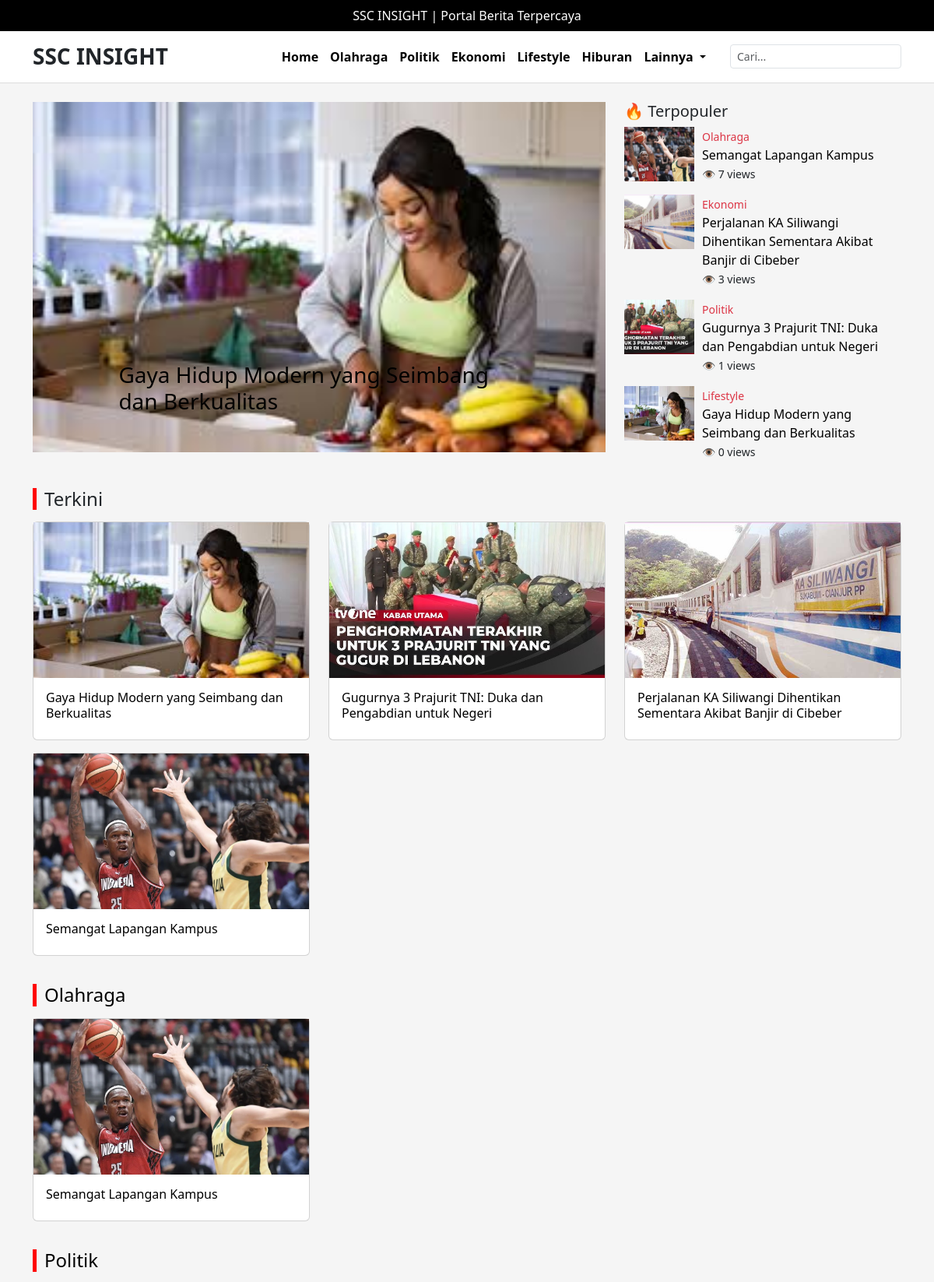
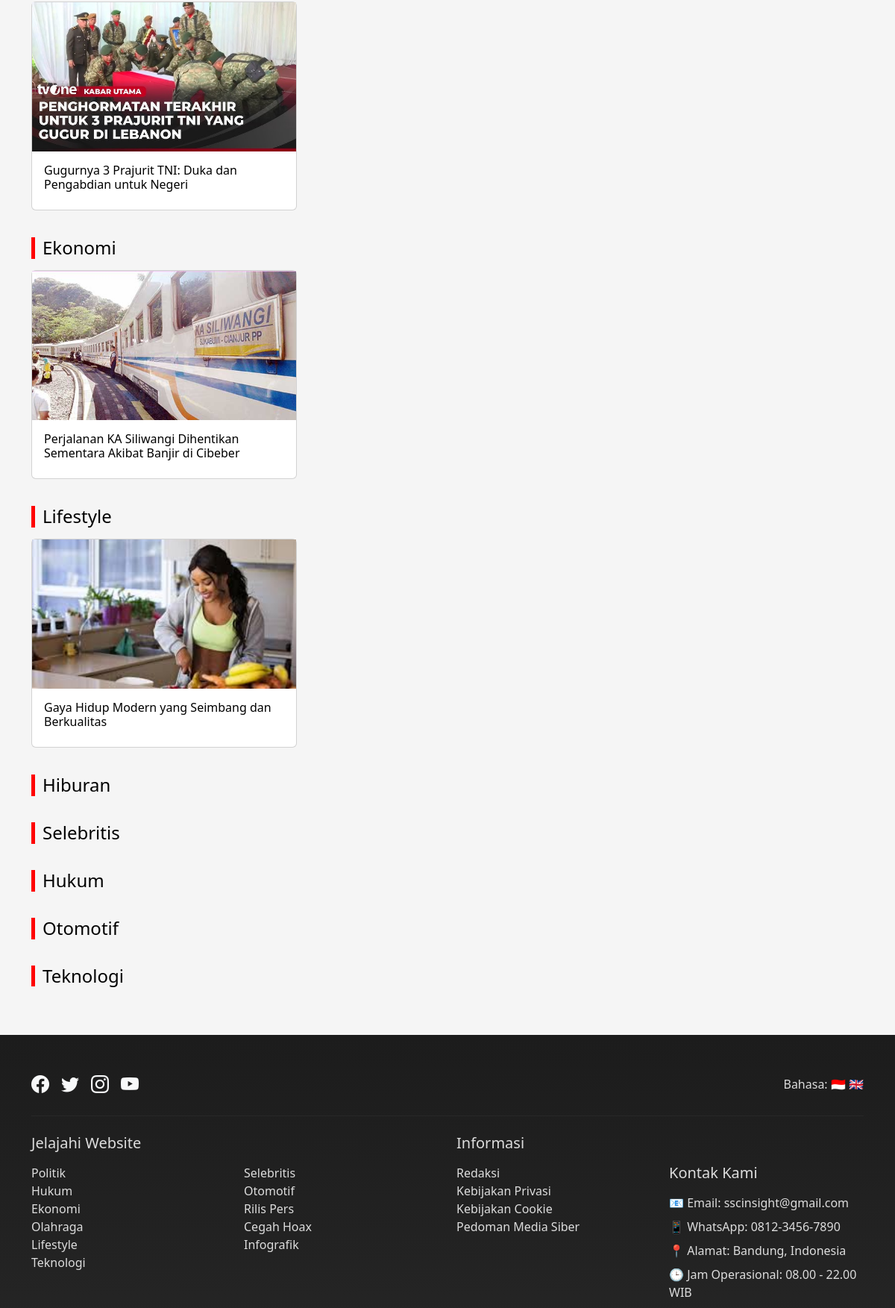
The app's page /portalberita/index.php (upper part) with its own data (2 pictures, top to bottom).
### tables this page shows
CREATE TABLE `kategori` (
  `id` int(11) NOT NULL,
  `nama_kategori` varchar(100) DEFAULT NULL,
  `created_at` datetime DEFAULT current_timestamp(),
  `updated_at` datetime DEFAULT current_timestamp() ON UPDATE current_timestamp()
);

CREATE TABLE `artikel` (
  `id` int(11) NOT NULL,
  `judul` varchar(255) NOT NULL,
  `isi` text NOT NULL,
  `gambar` varchar(255) DEFAULT NULL,
  `tanggal` timestamp NOT NULL DEFAULT current_timestamp(),
  `kategori_id` int(11) DEFAULT NULL,
  `views` int(11) DEFAULT 0
);

### portalberita/index.php (the view, shortened to what this page needs)
<?php
include "admin/koneksi.php";
$slider = mysqli_query($conn, "
    SELECT * FROM artikel
    ORDER BY tanggal DESC
    LIMIT 5
");
$trending = mysqli_query($conn, "
    SELECT artikel.*, kategori.nama_kategori
    FROM artikel
    LEFT JOIN kategori ON kategori.id = artikel.kategori_id
    ORDER BY artikel.views DESC
    LIMIT 5
");
$terkini = mysqli_query($conn, "
    SELECT * FROM artikel
    ORDER BY tanggal DESC
    LIMIT 6
");
$kategori = mysqli_query($conn, "SELECT * FROM kategori");
?>
<!DOCTYPE html>
<html lang="id">
<head>
<link href="https://cdn.jsdelivr.net/npm/bootstrap@5.3.3/dist/css/bootstrap.min.css" rel="stylesheet">
</head>
<body>
<div class="topbar">
    SSC INSIGHT | Portal Berita Terpercaya
</div>
<div class="navbar-main p-3">
<div class="container d-flex justify-content-between align-items-center">
    <h3 class="m-0 fw-bold">SSC INSIGHT</h3>
    <div class="d-flex align-items-center">
        <?php
        $menu = mysqli_query($conn, "SELECT * FROM kategori");
        $no = 0;
        $dropdown = [];
        ?>
        <a href="index.php" class="menu-link">Home</a>
        <?php while($m = mysqli_fetch_assoc($menu)) { ?>
            <?php if($no < 5) { ?>
                <a href="kategori.php?id=<?= $m['id']; ?>" class="menu-link">
                    <?= $m['nama_kategori']; ?>
                </a>
            <?php } else {
                $dropdown[] = $m;
            } ?>
        <?php $no++; } ?>
        <?php if(count($dropdown) > 0) { ?>
        <div class="dropdown">
            <a class="menu-link dropdown-toggle" href="#" data-bs-toggle="dropdown">
                Lainnya
            </a>
        </div>
        <?php } ?>
        <form class="d-flex ms-3" action="search.php" method="GET">
            <input class="form-control form-control-sm" name="keyword" placeholder="Cari...">
        </form>
    </div>
</div>
</div>
<div class="container mt-4">
<div class="row">
    <div class="col-md-8">
        <div id="carouselBerita" class="carousel slide" data-bs-ride="carousel">
            <div class="carousel-inner">
                <?php $no=0; foreach($slider as $row) { ?>
                <div class="carousel-item <?= $no==0?'active':'' ?>">
                    <img src="admin/gambar/<?= $row['gambar']; ?>" class="w-100">
                    <div class="carousel-caption text-start">
                        <a href="detail.php?id=<?= $row['id']; ?>">
                            <h3><?= $row['judul']; ?></h3>
                        </a>
                    </div>
                </div>
                <?php $no++; } ?>
            </div>
        </div>
    </div>
    <div class="col-md-4">
        <h5>🔥 Terpopuler</h5>
        <?php while($t = mysqli_fetch_assoc($trending)) { ?>
        <div class="sidebar-item">
            <img src="admin/gambar/<?= $t['gambar']; ?>">
            <div>
                <small class="text-danger"><?= $t['nama_kategori']; ?></small><br>
                <a href="detail.php?id=<?= $t['id']; ?>">
                    <?= $t['judul']; ?>
                </a><br>
                <small>👁 <?= $t['views']; ?> views</small>
            </div>
        </div>
        <?php } ?>
    </div>
</div>
<h4 class="section-title">Terkini</h4>
<div class="row">
<?php while($t = mysqli_fetch_assoc($terkini)) { ?>
<div class="col-md-4">
<div class="card mb-3">
<img src="admin/gambar/<?= $t['gambar']; ?>">
<div class="card-body">
<a href="detail.php?id=<?= $t['id']; ?>">
<h6><?= $t['judul']; ?></h6>
</a>
</div>
</div>
</div>
<?php } ?>
</div>
<?php while($k = mysqli_fetch_assoc($kategori)) { ?>
<h4 class="section-title">
    <a href="kategori.php?id=<?= $k['id']; ?>">
        <?= $k['nama_kategori']; ?>
    </a>
</h4>
<div class="row">
<?php
$id_kat = $k['id'];
$data = mysqli_query($conn, "
    SELECT * FROM artikel
    WHERE kategori_id='$id_kat'
    LIMIT 3
");
while($a = mysqli_fetch_assoc($data)) {
?>
<div class="col-md-4">
<div class="card mb-3">
<img src="admin/gambar/<?= $a['gambar']; ?>">
<div class="card-body">
<a href="detail.php?id=<?= $a['id']; ?>">
<h6><?= $a['judul']; ?></h6>
</a>
</div>
</div>
</div>
<?php } ?>
</div>
<?php } ?>
</div>
<?php include "admin/footer.php"; ?>
</body>
</html>

### portalberita/index.php (style rules this page uses)
body { background:#f5f5f5; }
.topbar { background:black; color:white; padding:8px; text-align:center; }
.navbar-main { background:white; border-bottom:1px solid #ddd; position: sticky; top: 0; z-index: 999; }
.menu-link { font-weight:600; margin-right:15px; color:black; text-decoration:none; transition:0.2s; }
.navbar-main .d-flex { flex-wrap: wrap; }
.section-title { border-left:5px solid red; padding-left:10px; margin:20px 0 15px; }
.carousel-item img { height:450px; object-fit:cover; }
.sidebar-item { display:flex; margin-bottom:15px; }
.sidebar-item img { width:90px; height:70px; object-fit:cover; margin-right:10px; }
.card img { height:200px; object-fit:cover; }
a { text-decoration:none; color:black; }

### records on screen
kategori: nama_kategori "Olahraga"
kategori: nama_kategori "Politik"
kategori: nama_kategori "Ekonomi"
kategori: nama_kategori "Lifestyle"
kategori: nama_kategori "Hiburan"
artikel: gambar (picture), judul "Gaya Hidup Modern yang Seimbang dan Berkualitas", kategori.nama_kategori "Lifestyle", views "0"
artikel: gambar (picture), kategori.nama_kategori "Olahraga", judul "Semangat Lapangan Kampus", views "7"
artikel: gambar (picture), kategori.nama_kategori "Ekonomi", judul "Perjalanan KA Siliwangi Dihentikan Sementara Akibat Banjir di Cibeber", views "3"
artikel: gambar (picture), kategori.nama_kategori "Politik", judul "Gugurnya 3 Prajurit TNI: Duka dan Pengabdian untuk Negeri", views "1"
kategori: nama_kategori "Selebritis"
kategori: nama_kategori "Hukum"
kategori: nama_kategori "Otomotif"
kategori: nama_kategori "Teknologi"
